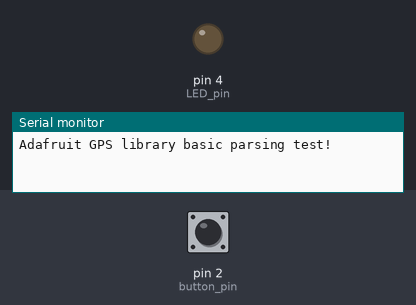
This sketch was run on a simulated Arduino Uno, built with avr-gcc and run on an emulated ATmega328P. Parts: output pins drawn as LEDs (lit = HIGH), the last lines printed to the serial monitor. The test bench sets the inputs (shaded band); at power-on: pin 2 (button_pin) HIGH.

Above: at 7.2 s.
7.3 s: pin 2 (button_pin) pulled LOW for 0.15 s
At 8.6 s:
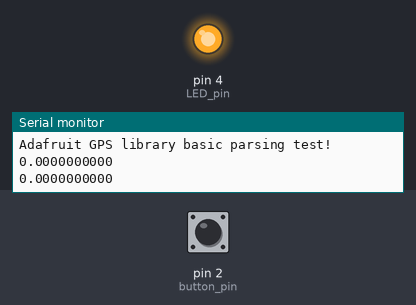
8.9 s: pin 2 (button_pin) pulled LOW for 1 s
At 11.1 s:
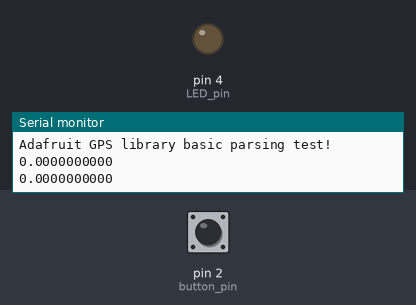
11.4 s: pin 2 (button_pin) pulled LOW for 3.2 s
At 16.0 s:
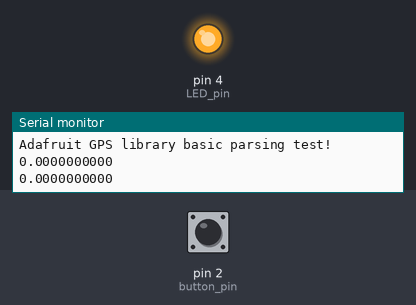
Timing chart, 0 to 17.5 s (numbered marks = the images above; inputs shaded):
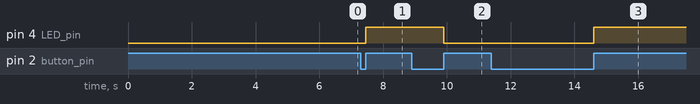

Measured:
- after the input at 7.3 s, pin 4 (LED_pin): LOW → HIGH after 0.15 s
- after the input at 8.9 s, pin 4 (LED_pin): HIGH → LOW after 1.0 s
- after the input at 11.4 s, pin 4 (LED_pin): LOW → HIGH after 3.2 s

The sketch:

remote_master_transmitter.ino
```cpp
// Test code for Adafruit GPS modules using MTK3329/MTK3339 driver
//
// This code shows how to listen to the GPS module in an interrupt
// which allows the program to have more 'freedom' - just parse
// when a new NMEA sentence is available! Then access data when
// desired.
//
// Tested and works great with the Adafruit Ultimate GPS module
// using MTK33x9 chipset
//    ------> http://www.adafruit.com/products/746
// Pick one up today at the Adafruit electronics shop
// and help support open source hardware & software! -ada

#include <Adafruit_GPS.h>
#include <SoftwareSerial.h>
#include <string.h>

// Connect the GPS Power pin to 5V
// Connect the GPS Ground pin to ground
// Connect the GPS TX (transmit) pin to Digital 8
// Connect the GPS RX (receive) pin to Digital 7

// you can change the pin numbers to match your wiring:
SoftwareSerial mySerial(10, 16);
SoftwareSerial BTSerial(8, 9);
Adafruit_GPS GPS(&mySerial);

// Set GPSECHO to 'false' to turn off echoing the GPS data to the Serial console
// Set to 'true' if you want to debug and listen to the raw GPS sentences
#define GPSECHO  true
#define button_pin 2
#define LED_pin 4
volatile bool state = 0;

void toggle(){
  state = !state;
}

void setup()
{

  // connect at 115200 so we can read the GPS fast enough and echo without dropping chars
  // also spit it out
  Serial.begin(15200);
  BTSerial.begin(38400);

  delay(5000);
  Serial.println("Adafruit GPS library basic parsing test!");

  // 9600 NMEA is the default baud rate for Adafruit MTK GPS's- some use 4800
  GPS.begin(9600);

  // uncomment this line to turn on RMC (recommended minimum) and GGA (fix data) including altitude
  GPS.sendCommand(PMTK_SET_NMEA_OUTPUT_RMCGGA);
  // uncomment this line to turn on only the "minimum recommended" data
  //GPS.sendCommand(PMTK_SET_NMEA_OUTPUT_RMCONLY);
  // For parsing data, we don't suggest using anything but either RMC only or RMC+GGA since
  // the parser doesn't care about other sentences at this time

  // Set the update rate
  GPS.sendCommand(PMTK_SET_NMEA_UPDATE_1HZ);   // 1 Hz update rate
  // For the parsing code to work nicely and have time to sort thru the data, and
  // print it out we don't suggest using anything higher than 1 Hz

  // Request updates on antenna status, comment out to keep quiet
  GPS.sendCommand(PGCMD_ANTENNA);

  delay(1000);
  // Ask for firmware version
  mySerial.println(PMTK_Q_RELEASE);

  pinMode(button_pin, INPUT_PULLUP);
  pinMode(LED_pin, OUTPUT);
  attachInterrupt(digitalPinToInterrupt(button_pin), toggle, RISING);
}

uint32_t timer = millis();
void loop()                     // run over and over again
{
  // Serial.println(digitalRead(button_pin));
  digitalWrite(LED_pin, state);
  char c = GPS.read();
  // if you want to debug, this is a good time to do it!
  if ((c) && (GPSECHO))
    //Serial.write(c);

  // if a sentence is received, we can check the checksum, parse it...
  if (GPS.newNMEAreceived()) {
    // a tricky thing here is if we print the NMEA sentence, or data
    // we end up not listening and catching other sentences!
    // so be very wary if using OUTPUT_ALLDATA and trytng to print out data
    //Serial.println(GPS.lastNMEA());   // this also sets the newNMEAreceived() flag to false

    if (!GPS.parse(GPS.lastNMEA()))   // this also sets the newNMEAreceived() flag to false
      return;  // we can fail to parse a sentence in which case we should just wait for another
  }
  //char test_char = GPS.read();

  // approximately every 2 seconds or so, print out the current stats
  if ((millis() - timer > 2000)) {
    timer = millis(); // reset the timer
    if(state){
      double lat = GPS.latitudeDegrees;
      double lon = GPS.longitudeDegrees;
      BTSerial.print(lat, 10);
      BTSerial.print(",");
      BTSerial.println(lon, 10);

      Serial.println(lat, 10);
      Serial.println(lon, 10);
    }
    else{
      BTSerial.println("Disabled");
    }


    // Serial.print("\nTime: ");
    // if (GPS.hour < 10) { Serial.print('0'); }
    // Serial.print(GPS.hour, DEC); Serial.print(':');
    // if (GPS.minute < 10) { Serial.print('0'); }
    // Serial.print(GPS.minute, DEC); Serial.print(':');
    // if (GPS.seconds < 10) { Serial.print('0'); }
    // Serial.print(GPS.seconds, DEC); Serial.print('.');
    // if (GPS.milliseconds < 10) {
    //   Serial.print("00");
    // } else if (GPS.milliseconds > 9 && GPS.milliseconds < 100) {
    //   Serial.print("0");
    // }
    // Serial.println(GPS.milliseconds);
    // Serial.print("Date: ");
    // Serial.print(GPS.day, DEC); Serial.print('/');
    // Serial.print(GPS.month, DEC); Serial.print("/20");
    // Serial.println(GPS.year, DEC);
    // Serial.print("Fix: "); Serial.print((int)GPS.fix);
    // Serial.print(" quality: "); Serial.println((int)GPS.fixquality);
    // if (GPS.fix) {
    //   Serial.print("Location: ");
    //   Serial.print(GPS.latitude, 4); Serial.print(GPS.lat);
    //   Serial.print(", ");
    //   Serial.print(GPS.longitude, 4); Serial.println(GPS.lon);

    //   Serial.print("Speed (knots): "); Serial.println(GPS.speed);
    //   Serial.print("Angle: "); Serial.println(GPS.angle);
    //   Serial.print("Altitude: "); Serial.println(GPS.altitude);
    //   Serial.print("Satellites: "); Serial.println((int)GPS.satellites);
    //   Serial.print("Antenna status: "); Serial.println((int)GPS.antenna);
    // }
  }
}
```
